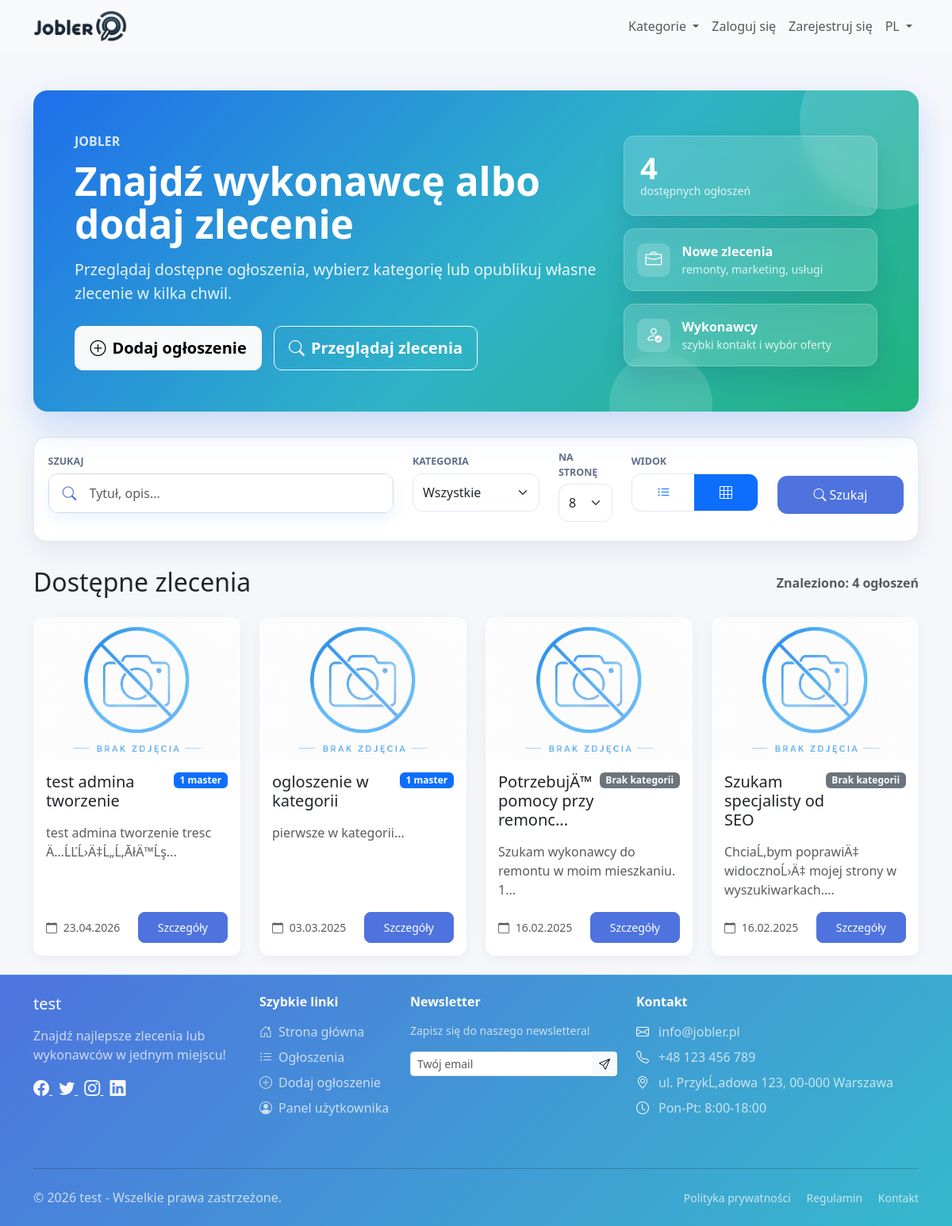
The page / on the database its author committed.
### tables this page shows
CREATE TABLE `site_settings` (
  `id` int(11) NOT NULL,
  `title` varchar(255) NOT NULL,
  `logo` varchar(255) NOT NULL,
  `categories` text DEFAULT NULL,
  `meta_description` text DEFAULT NULL,
  `meta_keywords` text DEFAULT NULL,
  `max_ads` int(11) DEFAULT 10,
  `promotion_fee` decimal(10,2) DEFAULT 10.00,
  `facebook_url` varchar(255) DEFAULT NULL,
  `twitter_url` varchar(255) DEFAULT NULL,
  `instagram_url` varchar(255) DEFAULT NULL,
  `linkedin_url` varchar(255) DEFAULT NULL,
  `contact_email` varchar(255) DEFAULT NULL,
  `contact_phone` varchar(50) DEFAULT NULL,
  `contact_address` text DEFAULT NULL,
  `business_hours` varchar(255) DEFAULT NULL,
  `created_at` timestamp NOT NULL DEFAULT current_timestamp(),
  `updated_at` timestamp NOT NULL DEFAULT current_timestamp() ON UPDATE current_timestamp(),
  `allow_registration` tinyint(1) NOT NULL DEFAULT 0,
  `smtp_server` varchar(255) DEFAULT NULL,
  `smtp_port` int(11) DEFAULT NULL,
  `smtp_username` varchar(255) DEFAULT NULL,
  `smtp_password` varchar(255) DEFAULT NULL,
  `default_language` varchar(10) NOT NULL DEFAULT 'pl',
  `frontend_default_language` varchar(10) NOT NULL DEFAULT 'PL_pl',
  `admin_default_language` varchar(10) NOT NULL DEFAULT 'PL_pl',
  `layout_variant` varchar(50) NOT NULL DEFAULT 'classic',
  `company_name` varchar(255) DEFAULT NULL,
  `company_tax_id` varchar(50) DEFAULT NULL,
  `company_addresses` text DEFAULT NULL,
  `company_emails` text DEFAULT NULL,
  `company_phones` text DEFAULT NULL,
  `favicon` varchar(255) DEFAULT NULL,
  `meta_title` varchar(255) DEFAULT NULL,
  `copyright_text` text DEFAULT NULL,
  `maintenance_mode` tinyint(1) NOT NULL DEFAULT 0,
  `maintenance_message` text DEFAULT NULL,
  `email_templates` mediumtext DEFAULT NULL,
  `sitemap_enabled` tinyint(1) NOT NULL DEFAULT 1,
  `sitemap_last_generated` datetime DEFAULT NULL,
  `last_system_backup` varchar(255) DEFAULT NULL,
  `last_database_backup` varchar(255) DEFAULT NULL
);

CREATE TABLE `jobs` (
  `id` int(11) NOT NULL,
  `user_id` int(11) NOT NULL,
  `title` varchar(255) NOT NULL,
  `description` text NOT NULL,
  `status` enum('open','in_progress','closed') NOT NULL DEFAULT 'open',
  `created_at` timestamp NOT NULL DEFAULT current_timestamp(),
  `updated_at` timestamp NOT NULL DEFAULT current_timestamp() ON UPDATE current_timestamp(),
  `points_required` int(11) NOT NULL DEFAULT 1,
  `category_id` int(11) DEFAULT NULL,
  `executor_id` int(11) DEFAULT NULL,
  `budget_estimate` decimal(10,2) DEFAULT NULL,
  `realization_time` varchar(120) DEFAULT NULL,
  `validity_days` int(11) NOT NULL DEFAULT 7,
  `expires_at` datetime DEFAULT NULL,
  `work_mode` varchar(20) NOT NULL DEFAULT 'remote',
  `primary_image` varchar(255) NOT NULL DEFAULT 'no_image.jpg',
  `deleted_at` datetime DEFAULT NULL,
  `archived_at` datetime DEFAULT NULL,
  `archive_reason` varchar(80) DEFAULT NULL
);

CREATE TABLE `pages` (
  `id` int(11) NOT NULL,
  `title` varchar(255) NOT NULL,
  `content` text DEFAULT NULL,
  `slug` varchar(255) NOT NULL,
  `meta_title` varchar(255) DEFAULT NULL,
  `meta_description` text DEFAULT NULL,
  `status` varchar(20) NOT NULL DEFAULT 'draft',
  `show_in_menu` tinyint(1) NOT NULL DEFAULT 0,
  `show_in_footer` tinyint(1) NOT NULL DEFAULT 0,
  `sort_order` int(11) NOT NULL DEFAULT 100,
  `created_at` datetime DEFAULT NULL,
  `updated_at` datetime DEFAULT NULL
);

### index.php (the view, shortened to what the rows shown need)
<?php
require_once 'models/Job.php';
require_once 'models/SiteSettings.php';
require_once 'models/Language.php';
$siteSettingsModel = new SiteSettings();
$siteSettings = $siteSettingsModel->getSettings();
$currentLocale = Language::current('frontend');
$pdo = Database::getConnection();
$categoriesStmt = $pdo->query("SELECT id, name FROM categories");
$categories = $categoriesStmt->fetchAll(PDO::FETCH_ASSOC);
$defaultLimit = 8;
$limit = isset($_GET['limit']) ? (int)$_GET['limit'] : $defaultLimit;
$page = isset($_GET['page']) ? (int)$_GET['page'] : 1;
$view = isset($_GET['view']) ? $_GET['view'] : 'grid';
$search = isset($_GET['search']) ? trim($_GET['search']) : '';
$category = isset($_GET['category']) ? (int)$_GET['category'] : null;
$offset = ($page - 1) * $limit;
$jobModel = new Job();
$jobs = $jobModel->getJobsWithPaginationAndSearch($limit, $offset, $search, $category);
$categoriesMap = [];
foreach ($categories as $cat) {
    $categoriesMap[$cat['id']] = $cat['name'];
}
function jobImageUrl($filename) {
    $safeFilename = basename($filename);
    $imagePath = __DIR__ . '/uploads/jobs/' . $safeFilename;
    return '/uploads/jobs/' . rawurlencode($safeFilename);
}
?>
<!DOCTYPE html>
<html lang="<?= htmlspecialchars(strtolower(substr($currentLocale, 0, 2)), ENT_QUOTES, 'UTF-8') ?>">
<head>
    <link href="https://cdn.jsdelivr.net/npm/bootstrap@5.3.3/dist/css/bootstrap.min.css" rel="stylesheet">
    <link rel="stylesheet" href="https://cdn.jsdelivr.net/npm/bootstrap-icons@1.11.3/font/bootstrap-icons.min.css">
    <link rel="stylesheet" href="/css/style.css?v=<?= filemtime(__DIR__ . '/css/style.css') ?>">
</head>
<body>
    <?php
    include 'templates/navbar.php';
    ?>
    <div class="container-fluid px-0">
        <div class="container mt-5">
            <section class="homepage-hero">
                <div class="homepage-hero__content">
                    <h1><?= htmlspecialchars(__t('home.hero_title'), ENT_QUOTES, 'UTF-8') ?></h1>
                </div>
            </section>
            <?php if (!empty($jobs)): ?>
                <div class="results-header d-flex justify-content-between align-items-center mb-4" id="jobs-section">
                    <h2 class="section-title mb-0"><?= htmlspecialchars(__t('home.available_jobs'), ENT_QUOTES, 'UTF-8') ?></h2>
                </div>
                <?php if ($view == 'list'): ?>
                    <div class="list-view">
                        <?php foreach ($jobs as $job): ?>
                            <?php $imageUrl = jobImageUrl($job['primary_image'] ?? 'no_image.jpg'); ?>
                            <div class="card job-card mb-4">
                                <div class="card-body">
                                    <div class="row align-items-center">
                                        <div class="col-md-2 text-center">
                                            <img src="<?= htmlspecialchars($imageUrl) ?>" alt="<?= htmlspecialchars(__t('home.job_image_alt'), ENT_QUOTES, 'UTF-8') ?>" class="img-fluid rounded border" style="max-height: 100px;">
                                        </div>
                                        <div class="col-md-7">
                                            <div class="d-flex justify-content-between align-items-start mb-2">
                                                <h5 class="card-title mb-1">
                                                    <a href="views/job/view.php?id=<?= $job['id'] ?>" class="text-decoration-none text-dark">
                                                        <?= htmlspecialchars($job['title']) ?>
                                                    </a>
                                                </h5>
                                                <?php if (!empty($job['category_id']) && isset($categoriesMap[$job['category_id']])): ?>
                                                    <span class="badge bg-primary category-badge"><?= htmlspecialchars($categoriesMap[$job['category_id']]) ?></span>
                                                <?php else: ?>
                                                    <span class="badge bg-secondary category-badge"><?= htmlspecialchars(__t('home.no_category'), ENT_QUOTES, 'UTF-8') ?></span>
                                                <?php endif; ?>
                                            </div>
                                            <p class="text-muted mb-2"><?= htmlspecialchars(substr($job['description'], 0, 150)) ?>...</p>
                                            <small class="text-muted"><i class="bi bi-calendar me-1"></i> <?= htmlspecialchars(__t('home.added'), ENT_QUOTES, 'UTF-8') ?>: <?= date('d.m.Y', strtotime($job['created_at'])) ?></small>
                                        </div>
                                        <div class="col-md-3 text-md-end">
                                            <a href="views/job/view.php?id=<?= $job['id'] ?>" class="btn btn-primary"><?= htmlspecialchars(__t('home.see_details'), ENT_QUOTES, 'UTF-8') ?></a>
                                        </div>
                                    </div>
                                </div>
                            </div>
                        <?php endforeach; ?>
                    </div>
                <?php else: ?>
                    <div class="row">
                        <?php foreach ($jobs as $job): ?>
                            <?php $imageUrl = jobImageUrl($job['primary_image'] ?? 'no_image.jpg'); ?>
                            <div class="col-xl-3 col-lg-4 col-md-6 mb-4">
                                <div class="card job-card h-100">
                                    <img src="<?= htmlspecialchars($imageUrl) ?>" class="card-img-top" alt="<?= htmlspecialchars(__t('home.job_image_alt'), ENT_QUOTES, 'UTF-8') ?>" style="height: 180px; object-fit: cover;">
                                    <div class="card-body d-flex flex-column">
                                        <div class="d-flex justify-content-between align-items-start mb-2">
                                            <h5 class="card-title">
                                                <a href="views/job/view.php?id=<?= $job['id'] ?>" class="text-decoration-none text-dark">
                                                    <?= htmlspecialchars(mb_substr($job['title'], 0, 30)) ?><?= mb_strlen($job['title']) > 30 ? '...' : '' ?>
                                                </a>
                                            </h5>
                                            <?php if (!empty($job['category_id']) && isset($categoriesMap[$job['category_id']])): ?>
                                                <span class="badge bg-primary category-badge"><?= htmlspecialchars($categoriesMap[$job['category_id']]) ?></span>
                                            <?php else: ?>
                                                <span class="badge bg-secondary category-badge"><?= htmlspecialchars(__t('home.no_category'), ENT_QUOTES, 'UTF-8') ?></span>
                                            <?php endif; ?>
                                        </div>
                                        <p class="card-text text-muted flex-grow-1"><?= htmlspecialchars(substr($job['description'], 0, 100)) ?>...</p>
                                        <div class="mt-auto">
                                            <div class="d-flex justify-content-between align-items-center">
                                                <small class="text-muted"><i class="bi bi-calendar me-1"></i> <?= date('d.m.Y', strtotime($job['created_at'])) ?></small>
                                                <a href="views/job/view.php?id=<?= $job['id'] ?>" class="btn btn-primary btn-sm"><?= htmlspecialchars(__t('home.details'), ENT_QUOTES, 'UTF-8') ?></a>
                                            </div>
                                        </div>
                                    </div>
                                </div>
                            </div>
                        <?php endforeach; ?>
                    </div>
                <?php endif; ?>
            <?php endif; ?>
        </div>
    </div>
    <?php
    include 'templates/footer.php';
    ?>
</body>
</html>

### templates/navbar.php (shortened to what the rows shown need)
<?php
require_once __DIR__ . '/../models/SiteSettings.php';
require_once __DIR__ . '/../models/Page.php';
require_once __DIR__ . '/../models/Language.php';
$siteSettingsModel = new SiteSettings();
$siteSettings = $siteSettingsModel->getSettings();
$navbarPageModel = new Page();
$currentLocale = Language::current('frontend');
$logo = $siteSettings['logo'] ?? 'logo.png';
$siteTitle = $siteSettings['title'] ?? 'Jobler';
?>
<nav class="navbar navbar-expand-lg navbar-light bg-light">
  <div class="container">
    <a class="navbar-brand" href="/?lang=<?= urlencode($currentLocale) ?>">
      <img src="/img/<?= htmlspecialchars($logo, ENT_QUOTES, 'UTF-8') ?>" alt="<?= htmlspecialchars($siteTitle, ENT_QUOTES, 'UTF-8') ?>" style="height: 40px;">
    </a>
  </div>
</nav>

### templates/footer.php (shortened to what the rows shown need)
<?php
require_once __DIR__ . '/../models/SiteSettings.php';
require_once __DIR__ . '/../models/Page.php';
require_once __DIR__ . '/../models/Language.php';
$siteSettingsModel = new SiteSettings();
$siteSettings = $siteSettingsModel->getSettings();
$siteTitle = $siteSettings['title'] ?? 'Jobler';
$copyrightText = $siteSettingsModel->formatCopyrightText($siteSettings);
$footerPageModel = new Page();
$footerLocale = Language::current('frontend');
$footerPages = $footerPageModel->getVisibleInFooter($footerLocale);
?>
<footer class="footer mt-auto py-4" style="background: linear-gradient(135deg, var(--primary-color) 0%, var(--accent-color) 100%);">
    <div class="container">
        <div class="row">
            <div class="col-lg-3 col-md-6 mb-4">
                <div class="footer-brand d-flex align-items-center mb-3">
                    <h5 class="text-white mb-0"><?= htmlspecialchars($siteTitle) ?></h5>
                </div>
            </div>
            <div class="col-lg-4 col-md-6 mb-4">
                <div class="contact-info">
                    <?php if (!empty($siteSettings['contact_email'])): ?>
                    <div class="d-flex align-items-center mb-2">
                        <i class="bi bi-envelope text-light me-2"></i>
                        <span class="text-light opacity-75"><?= htmlspecialchars($siteSettings['contact_email']) ?></span>
                    </div>
                    <?php endif; ?>
                    <?php if (!empty($siteSettings['contact_phone'])): ?>
                    <div class="d-flex align-items-center mb-2">
                        <i class="bi bi-telephone text-light me-2"></i>
                        <span class="text-light opacity-75"><?= htmlspecialchars($siteSettings['contact_phone']) ?></span>
                    </div>
                    <?php endif; ?>
                    <?php if (!empty($siteSettings['contact_address'])): ?>
                    <div class="d-flex align-items-center mb-2">
                        <i class="bi bi-geo-alt text-light me-2"></i>
                        <span class="text-light opacity-75"><?= htmlspecialchars($siteSettings['contact_address']) ?></span>
                    </div>
                    <?php endif; ?>
                    <?php if (!empty($siteSettings['business_hours'])): ?>
                    <div class="d-flex align-items-center mb-2">
                        <i class="bi bi-clock text-light me-2"></i>
                        <span class="text-light opacity-75"><?= htmlspecialchars($siteSettings['business_hours']) ?></span>
                    </div>
                    <?php endif; ?>
                </div>
            </div>
        </div>
        <div class="row align-items-center">
            <div class="col-md-6">
                <p class="text-light opacity-75 mb-0">
                    <?= htmlspecialchars($copyrightText, ENT_QUOTES, 'UTF-8') ?>
                </p>
            </div>
            <div class="col-md-6 text-md-end">
                <div class="footer-links">
                    <?php foreach ($footerPages as $index => $footerPage): ?>
                        <a href="<?= htmlspecialchars($footerPageModel->publicUrl($footerPage, $footerLocale), ENT_QUOTES, 'UTF-8') ?>" class="text-light text-decoration-none opacity-75 hover-opacity-100 <?= $index < count($footerPages) - 1 ? 'me-3' : '' ?> small">
                            <?= htmlspecialchars($footerPage['title'], ENT_QUOTES, 'UTF-8') ?>
                        </a>
                    <?php endforeach; ?>
                </div>
            </div>
        </div>
    </div>
</footer>
</body>
</html>

### rows shown on the page
site_settings: logo+title (picture), title "test", contact_email "info@jobler.pl", contact_phone "+48 123 456 789", contact_address "ul. PrzykĹ‚adowa 123, 00-000 Warszawa", business_hours "Pon-Pt: 8:00-18:00", copyrightText "© 2026 test - Wszelkie prawa zastrzeżone."
jobs: primary_image (placeholder picture), title "test admina tworzenie", category "1 master", description "test admina tworzenie tresc Ä…ĹĽĹ›Ä‡Ĺ„Ĺ‚ĂłÄ™Ĺş", created_at "23.04.2026"
jobs: primary_image (placeholder picture), title "ogloszenie w kategorii", category "1 master", description "pierwsze w kategorii", created_at "03.03.2025"
jobs: primary_image (placeholder picture), title "PotrzebujÄ™ pomocy przy remonc", description "Szukam wykonawcy do remontu w moim mieszkaniu. 1", created_at "16.02.2025"
jobs: primary_image (placeholder picture), title "Szukam specjalisty od SEO", description "ChciaĹ‚bym poprawiÄ‡ widocznoĹ›Ä‡ mojej strony w wyszukiwarkach.", created_at "16.02.2025"
pages: title "Polityka prywatności"
pages: title "Regulamin"
pages: title "Kontakt"

### other values the page prints
__t('nav.categories') "Kategorie"
__t('nav.login') "Zaloguj się"
__t('nav.register') "Zarejestruj się"
$availableLanguages[$currentLocale]['short'] "PL"
__t('home.hero_eyebrow') "JOBLER"
__t('home.hero_title') "Znajdź wykonawcę albo dodaj zlecenie"
__t('home.hero_lead') "Przeglądaj dostępne ogłoszenia, wybierz kategorię lub opublikuj własne zlecenie w kilka chwil."
__t('home.add_job') "Dodaj ogłoszenie"
__t('home.browse_jobs') "Przeglądaj zlecenia"
$totalJobs "4"
__t('home.available_jobs_count') "dostępnych ogłoszeń"
__t('home.new_jobs') "Nowe zlecenia"
__t('home.new_jobs_hint') "remonty, marketing, usługi"
__t('home.contractors') "Wykonawcy"
__t('home.contractors_hint') "szybki kontakt i wybór oferty"
